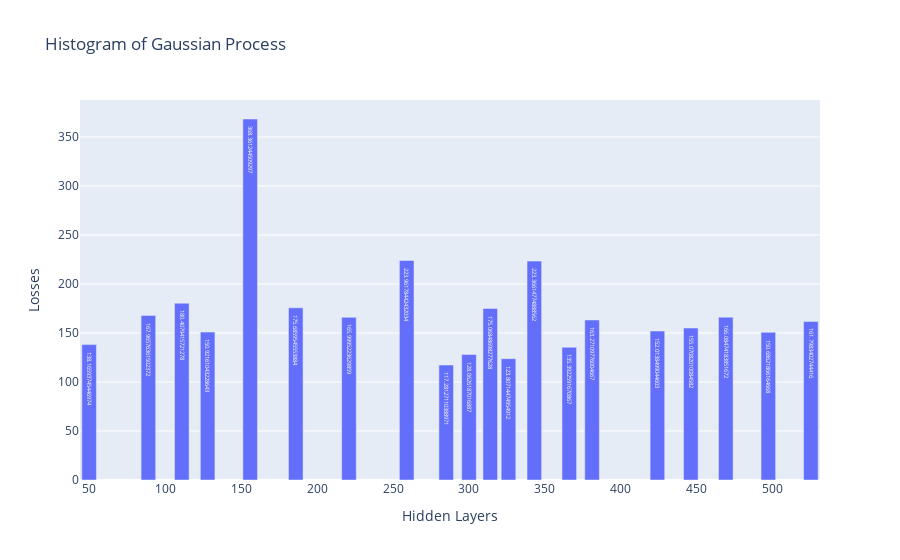

The notebook cell this image was saved under:
### Code cell
import plotly.express as px

fig = px.bar(
    x=best_n_hidden, y=scores, title="Histogram of Gaussian Process",
    text = scores,
    labels = {'x':'Hidden Layers',
              'y': 'Losses'}
)
fig.show()

### Figure 1 — Plotly figure (JSON) as saved in the notebook; plotly's stock layout.template omitted (floating-point values rounded to 4 significant figures)
{"data": [{"alignmentgroup": "True", "hovertemplate": "Hidden Layers=%{x}<br>Losses=%{y}<br>text=%{text}<extra></extra>", "legendgroup": "", "marker": {"color": "#636efa"}, "name": "", "offsetgroup": "", "orientation": "v", "showlegend": false, "text": [150.9, 135.4, 161.8, 138.2, 224.0, 152.0, 163.3, 123.8, 175.7, 166.1, 223.4, 128.1, 168.0, 166.0, 368.4, 150.7, 175.1, 117.3, 155.1, 180.4], "textposition": "auto", "type": "bar", "x": [128, 366, 525, 50, 259, 424, 381, 326, 186, 469, 343, 300, 89, 221, 156, 497, 314, 285, 446, 111], "xaxis": "x", "y": [150.9, 135.4, 161.8, 138.2, 224.0, 152.0, 163.3, 123.8, 175.7, 166.1, 223.4, 128.1, 168.0, 166.0, 368.4, 150.7, 175.1, 117.3, 155.1, 180.4], "yaxis": "y"}], "layout": {"barmode": "relative", "legend": {"tracegroupgap": 0}, "title": {"text": "Histogram of Gaussian Process"}, "xaxis": {"anchor": "y", "domain": [0, 1], "title": {"text": "Hidden Layers"}}, "yaxis": {"anchor": "x", "domain": [0, 1], "title": {"text": "Losses"}}}}
